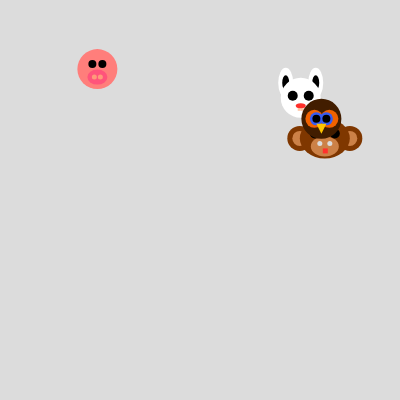
Frame 1 (no input)
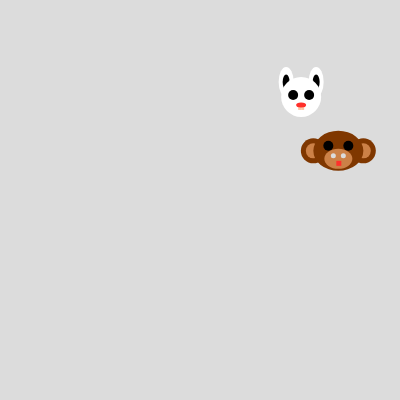
Frame 60 (no input)
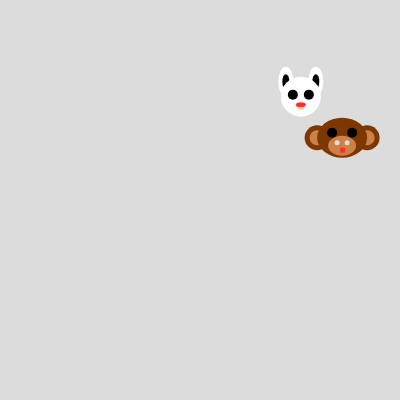
Frame 120 (the mouse pressed at the canvas centre since frame 60)

The p5.js sketch that drew these frames (run headless with seeded random() and noise() and a simulated clock; from frame 60 on, the mouse is pressed at the canvas centre):

// p5.js sketch
// ── sketch.js
//conejo

//40
var A = [];
var B = [];

//mono

//50
var C = [];
var D = [];

//Buhi
var E = [];
var F = [];

//cerdo

var G = [];
var H = [];


function setup() {
  createCanvas(400, 400);
  
  
    for (var i = 0; i < 1; i = i +1){
     A[i] = random(width);
     B[i] = random(height);

     C[i] = random(width);
     D[i] = random(height);
    
     E[i] = random(width);
     F[i] = random(height);
      
     G[i] = random(width);
     H[i] = random(height);
    }
   
  
  
}

function draw() {
  background(220);
  noStroke();
 
   for (var i = 0; i < 1; i = i +1){
  
  //conejo
  fill(255);
  //orejas
  
  ellipse(A[i],B[i],15,30);
  ellipse(A[i]+30,B[i],15,30);
  
  fill(0);
  ellipse(A[i],B[i],7,15);
  ellipse(A[i]+30,B[i],7,15);
  
   fill(255);
  ellipse(A[i]+15,B[i]+15,40,40);
  
  //ojos
   fill(0);
  ellipse(A[i]+7,B[i]+13,10,10);
   ellipse(A[i]+23,B[i]+13,10,10);
  
    fill(255,196,164);
    rect(A[i]+15,B[i]+23,3,5);
  rect(A[i]+12,B[i]+23,3,5);
  
   fill(255,48,43);
  ellipse(A[i]+15,B[i]+23,10,5);
     
     A[i] = A[i] - random(5,-5);
     
     B[i] = B[i] - random(-1,1);
    
   
//mico

  fill(127,55,0);
  ellipse(C[i],D[i],25,25);
  ellipse(C[i]+50,D[i],25,25);
  
    fill(204,129,71);
  ellipse(C[i],D[i],15,15);
  ellipse(C[i]+50,D[i],15,15);
  
  
  fill(127,55,0);
 ellipse(C[i]+25,D[i],50,40);
  
    fill(204,129,71);
  ellipse(C[i]+25,D[i]+8,28,20);
  
  fill(0);
  ellipse(C[i]+15,D[i]-5,10,10);
   ellipse(C[i]+35,D[i]-5,10,10);
  
  fill(220);
  ellipse(C[i]+20,D[i]+5,5,5);
  ellipse(C[i]+30,D[i]+5,5,5);
  
  fill(255,48,43);
  rect(C[i]+23,D[i]+10,5,5);
  
     C[i] = C[i] - random(5,-5);
     
     D[i] = D[i] - random(-5,5);
     
     //buho
  
 fill(66,29,0);
 ellipse(E[i],F[i],40,40); 
  
  fill(241,98,0);
  ellipse(E[i]-7,F[i],18,18);
  ellipse(E[i]+8,F[i],18,18);
  
  fill(54,91,241);
  ellipse(E[i]-5,F[i],13,13);
  ellipse(E[i]+5,F[i],13,13);
  
  fill(0);
  ellipse(E[i]-5,F[i],8,8);
  ellipse(E[i]+5,F[i],8,8);
  
  fill(255,197,0);
  triangle(E[i]-5,F[i]+5,E[i]+5,F[i]+5,E[i],F[i]+15);
     
       E[i] = E[i] - random(1,-10);
     
     F[i] = F[i] - random(-10,1);
     
     //CERDO
     
  fill(255,126,123);
     ellipse(G[i],H[i],40,40);
     
     fill(0);
     ellipse(G[i]-5,H[i]-5,8,8);
     ellipse(G[i]+5,H[i]-5,8,8);
     
     fill(255,84,123);
     ellipse(G[i],H[i]+8,20,15);
     
       fill(255,153,123);
     ellipse(G[i]-3,H[i]+8,5,5);
     ellipse(G[i]+3,H[i]+8,5,5);
  
     
      G[i] = G[i] - random(10,-1);
     
     H[i] = H[i] - random(-1,10);
     
     
   }  
  
}
